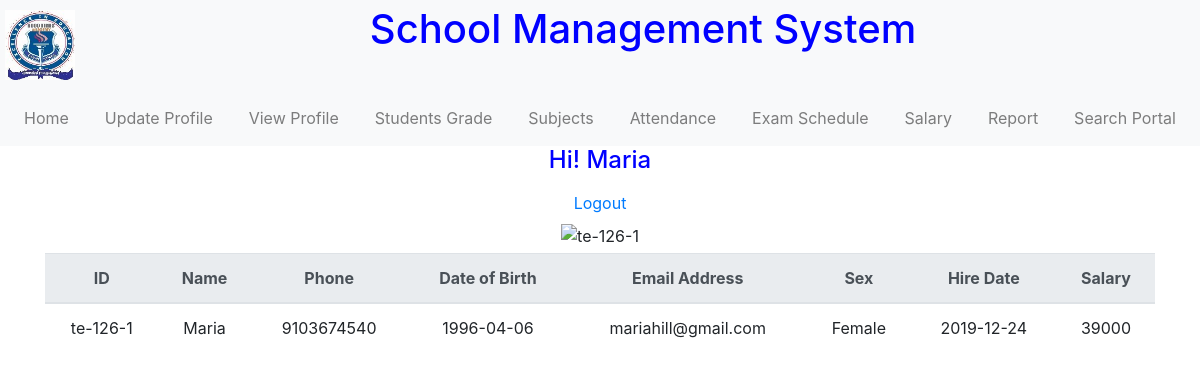
Page /module/teacher/viewProfile.php (signed in) on the earlier database version.
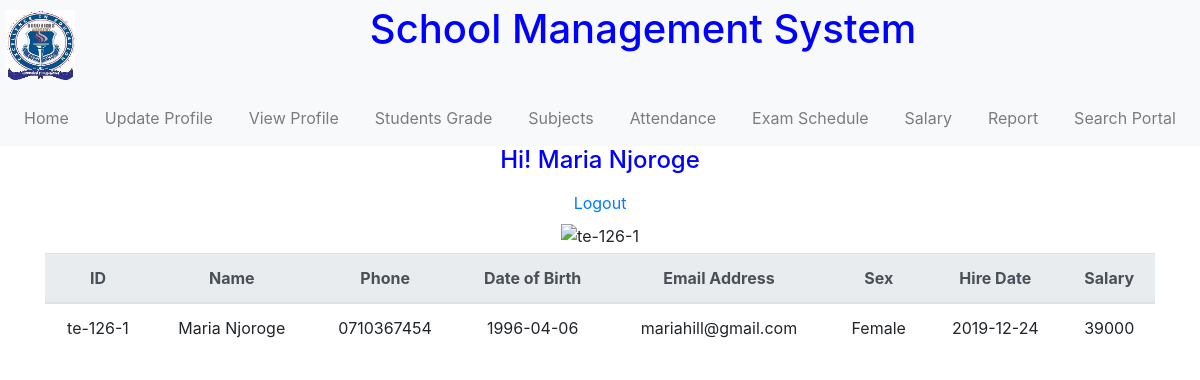
Same page on the later database version.
### tables this page shows
CREATE TABLE `teachers` (
  `id` varchar(20) NOT NULL,
  `name` varchar(20) NOT NULL,
  `password` varchar(20) NOT NULL,
  `phone` varchar(13) NOT NULL,
  `email` varchar(20) NOT NULL,
  `address` varchar(30) NOT NULL,
  `sex` varchar(7) NOT NULL,
  `dob` date NOT NULL,
  `hiredate` date NOT NULL,
  `salary` double NOT NULL
);

### module/teacher/main.php (called while the page is built, shortened)
<?php
include_once('../../service/mysqlcon.php');
$check = $_SESSION['login_id'];
$conn = new mysqli($host, $username, $password, $db_name);
$result = $conn->query("SELECT name FROM teachers WHERE id='$check'");
if ($result->num_rows > 0) {
    $row = $result->fetch_assoc();
    $login_session = $loged_user_name = $row['name'];
} else {
    header("Location: ../../");
    exit();
}
?>

### module/teacher/viewProfile.php (the view, shortened to what the changed rows need)
<?php
include_once('main.php');
include_once('index.php');
?>
<!DOCTYPE html>
<html lang="en">
<head>
    <link rel="stylesheet" href="https://stackpath.bootstrapcdn.com/bootstrap/4.5.2/css/bootstrap.min.css">
    <link rel="stylesheet" type="text/css" href="../source/CSS/style.css">
</head>
<body>
    <div class="header">
        <?php
        $check = $_SESSION['login_id'];
        $conn = new mysqli($host, $username, $password, $db_name);
        $sql = "SELECT * FROM teachers WHERE id=?";
        $stmt = $conn->prepare($sql);
        $stmt->bind_param("s", $check);
        $stmt->execute();
        $result = $stmt->get_result();
        if ($result->num_rows > 0) {
            echo "<div class='container'>";
            echo "<table class='table'>";
            echo "<thead class='thead-light'>
                      <tr>
                          <th>ID</th>
                          <th>Name</th>
                          <th>Phone</th>
                          <th>Date of Birth</th>
                          <th>Email Address</th>
                          <th>Sex</th>
                          <th>Hire Date</th>
                          <th>Salary</th>
                      </tr>
                  </thead>";
            echo "<tbody>";
            while ($row = $result->fetch_assoc()) {
                echo "<tr>
                          <td>" . $row['id'] . "</td>
                          <td>" . $row['name'] . "</td>
                          <td>" . $row['phone'] . "</td>
                          <td>" . $row['dob'] . "</td>
                          <td>" . $row['email'] . "</td>
                          <td>" . $row['sex'] . "</td>
                          <td>" . $row['hiredate'] . "</td>
                          <td>" . $row['salary'] . "</td>
                      </tr>";
            }
            echo "</tbody></table></div>";
        } else {
            echo "<div class='container'>No results found.</div>";
        }
        ?>
    </div>
</body>
</html>

### module/teacher/index.php (shortened to what the changed rows need)
<?php
include_once('main.php');
?>
<!DOCTYPE html>
<html lang="en">
<head>
    <link rel="stylesheet" type="text/css" href="../../source/CSS/style.css">
    <link rel="stylesheet" href="https://stackpath.bootstrapcdn.com/bootstrap/4.5.2/css/bootstrap.min.css">
</head>
<body>
    <div class="container-fluid">
        <div class="row bg-light">
            <div class="header text-center col-12">
                <h1>School Management System</h1>
            </div>
        </div>
        <div class="row">
            <div class="col-12 text-center">
                <h4>Hi! <?php echo $loged_user_name . " "; ?></h4>
                <a class="nav-link" href="logout.php" onmouseover="changemouseover(this);"><?php echo "Logout";?></a>
            </div>
        </div>
    </div>
</body>
</html>

Differences in the rows shown:
changed teachers "te-126-1": name "Maria" → "Maria Njoroge"; phone "9103674540" → "0710367454"
